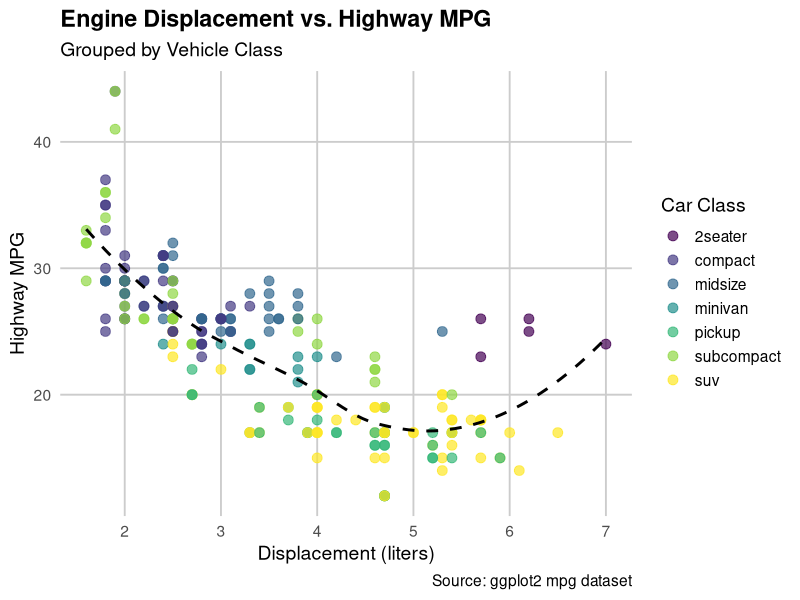

The R source for this figure:
## ---- chunk 1
suppressPackageStartupMessages(library(tidyverse))
## ---- chunk 2
# Beautiful scatter plot using ggplot2 and the mpg dataset
ggplot(data = mpg, aes(x = displ, y = hwy, color = class)) +
  geom_point(size = 3, alpha = 0.7) +
  geom_smooth(method = "loess", se = FALSE, color = "black", linetype = "dashed") +
  scale_color_viridis_d() +
  labs(
    title = "Engine Displacement vs. Highway MPG",
    subtitle = "Grouped by Vehicle Class",
    x = "Displacement (liters)",
    y = "Highway MPG",
    color = "Car Class",
    caption = "Source: ggplot2 mpg dataset"
  ) +
  theme_minimal(base_size = 14) +
  theme(
    plot.title = element_text(face = "bold"),
    legend.position = "right",
    panel.grid.major = element_line(color = "grey80"),
    panel.grid.minor = element_blank()
  )

